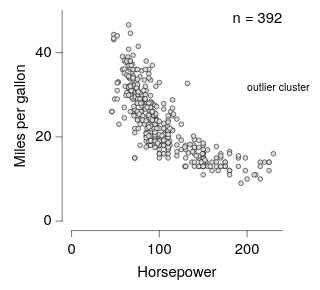

Vega-Lite specification stored for this chart:
### Vega-Lite specification from a JSON file in a GitHub repository (floating-point values rounded to 4 significant figures; data arrays with more than 128 entries replaced by an {"elided": "..."} marker saying what was removed)
{"background": null, "config": {"arc": {"fill": "#DBDBDB", "fillOpacity": 1.0, "innerRadius": 25.0, "padAngle": 0.03, "stroke": "black", "strokeOpacity": 1, "strokeWidth": 0.25}, "area": {"fill": "#DBDBDB", "fillOpacity": 1.0, "stroke": "black", "strokeOpacity": 1, "strokeWidth": 0.25}, "axis": {"domain": true, "domainCap": "round", "domainColor": "black", "domainWidth": 0.25, "grid": false, "gridCap": "round", "gridColor": "#F1F1F1", "gridDash": [0, 0], "gridOpacity": 1.0, "gridWidth": 0.25, "labelColor": "black", "labelFont": "Helvetica Neue", "labelFontSize": 7, "labelFontStyle": "normal", "labelFontWeight": 400, "offset": 4.5, "ticks": true, "tickCap": "round", "tickColor": "black", "tickRound": false, "tickSize": 3, "tickWidth": 0.25, "titleColor": "black", "titleFont": "Helvetica Neue", "titleFontSize": 7, "titleFontStyle": "normal", "titleFontWeight": 400}, "axisX": {"domain": true, "labelAlign": "center", "labelAngle": 0, "labels": true, "ticks": true, "translate": 0}, "axisY": {"domain": true, "labelAlign": "right", "labelAngle": 0, "labels": true, "ticks": true, "translate": 0}, "axisRight": {"domain": true, "labelAlign": "left", "labelAngle": 0, "labels": true, "ticks": true, "translate": 0}, "axisTop": {"domain": true, "labelAlign": "center", "labelAngle": 0, "labels": true, "ticks": true, "translate": 0}, "axisBand": {"tickOffset": 0}, "bar": {"fill": "#DBDBDB", "fillOpacity": 1.0, "stroke": "black", "strokeOpacity": 1, "strokeWidth": 0.25}, "boxplot": {"size": 9.0, "ticks": {"cornerRadius": 0.25, "fill": "black", "size": 4.5, "thickness": 0.25}, "box": {"fillOpacity": 1.0, "stroke": "black", "strokeOpacity": 1, "strokeWidth": 0.25}, "median": {"fill": "black", "fillOpacity": 1.0, "size": 9.0, "thickness": 0.25}, "rule": {"fill": "black", "fillOpacity": 1.0, "size": 10.0, "stroke": "black", "strokeDash": [0, 0], "strokeOpacity": 1, "strokeWidth": 0.25}, "outliers": {"color": "black", "fill": "black", "fillOpacity": 1.0, "size": 0, "stroke": "black", "strokeOpacity": 1, "strokeWidth": 0.25}}, "circle": {"fill": "black", "fillOpacity": 1.0, "size": 0.5, "stroke": null, "strokeOpacity": 1, "strokeWidth": 0.25}, "errorband": {"band": {"fillOpacity": 0.6, "stroke": null, "strokeWidth": 0.25, "strokeOpacity": 1}, "borders": {"opacity": 0, "strokeOpacity": 0.25, "strokeWidth": 1}}, "errorbar": {"opacity": 1, "rule": {"strokeDash": [0, 0], "strokeWidth": 0.25}, "ticks": {"color": "black", "cornerRadius": 0.125, "opacity": 1, "size": 6.0, "thickness": 0.25}, "thickness": 0.25}, "font": "Helvetica Neue", "geoshape": {"fill": "#DBDBDB", "fillOpacity": 1.0, "stroke": "black", "strokeOpacity": 1, "strokeWidth": 0.25}, "header": {"labelColor": "black", "labelFont": "Helvetica Neue", "labelFontSize": 7, "labelFontStyle": "normal", "labelFontWeight": 400, "titleColor": "black", "titleFont": "Helvetica Neue", "titleFontSize": 7, "titleFontStyle": "normal", "titleFontWeight": 400, "titlePadding": 0}, "legend": {"disable": false, "offset": 4.5, "gradientLength": 50.0, "gradientThickness": 5.0, "gradientOpacity": 1.0, "gradientStrokeColor": "black", "gradientStrokeWidth": 0.25, "labelColor": "black", "labelFont": "Helvetica Neue", "labelFontSize": 7, "labelFontStyle": "normal", "labelFontWeight": 400, "strokeColor": "black", "strokeWidth": 0, "symbolSize": 42, "symbolStrokeColor": "black", "symbolStrokeWidth": 0.25, "titleColor": "black", "titleFont": "Helvetica Neue", "titleFontSize": 7, "titleFontStyle": "normal", "titleFontWeight": 400}, "line": {"color": "black", "stroke": "black", "strokeCap": "round", "strokeDash": [0, 0], "strokeOpacity": 1, "strokeWidth": 0.375}, "point": {"filled": true, "fill": "#DBDBDB", "fillOpacity": 1.0, "size": 5.0, "stroke": "black", "strokeOpacity": 1, "strokeWidth": 0.25}, "range": {"category": ["#C6D9F1", "#F1C9CB", "#FEF0B9", "#CEE37A", "#7AA8E0", "#E589A3", "#FDDD5D", "#68B961", "#4177B1", "#C35082", "#E5C227", "#438156"], "diverging": {"scheme": ["#C35082", "#CE6D94", "#D989A7", "#E2A4BA", "#EABFCE", "#F1DBE2", "#F6F6F6", "#D7E0EB", "#B9CBE0", "#9BB6D5", "#7DA1C9", "#5F8CBD", "#4177B1"]}, "heatmap": {"scheme": ["#DFE9F7", "#C6D9F1", "#ADC8EC", "#94B8E6", "#7AA8E0", "#6097DA", "#4D87CA", "#4177B1", "#386898", "#2F597F", "#264A69", "#1D3A58"]}, "ordinal": {"scheme": ["#F1F1F1", "#DBDBDB", "#C6C6C6", "#B2B2B2", "#9D9D9D", "#898989", "#767676", "#636363", "#515151", "#404040", "#2F2F2F", "#1F1F1F"]}, "ramp": {"scheme": ["#DFE9F7", "#C6D9F1", "#ADC8EC", "#94B8E6", "#7AA8E0", "#6097DA", "#4D87CA", "#4177B1", "#386898", "#2F597F", "#264A69", "#1D3A58"]}}, "rule": {"color": "black", "stroke": "black", "strokeCap": "round", "strokeDash": [2, 2], "strokeOpacity": 1, "strokeWidth": 0.25}, "scale": {"bandPaddingInner": 0.1, "bandPaddingOuter": 0.1, "round": false}, "rect": {"fill": "#DBDBDB", "fillOpacity": 1.0, "stroke": "black", "strokeOpacity": 1, "strokeWidth": 0.25}, "square": {"fill": "#DBDBDB", "fillOpacity": 1.0, "size": 10.0, "stroke": "black", "strokeOpacity": 1, "strokeWidth": 0.25}, "text": {"color": "black", "font": "Helvetica Neue", "fontSize": 7, "fontStyle": "normal", "fontWeight": 400}, "title": {"anchor": "middle", "frame": "group", "color": "black", "font": "Helvetica Neue", "fontSize": 7, "fontStyle": "normal", "fontWeight": 400, "subtitleColor": "black", "subtitleFont": "Helvetica Neue", "subtitleFontSize": "Helvetica Neue", "subtitleFontStyle": "normal", "subtitleFontWeight": 400}, "view": {"continuousWidth": 100, "continuousHeight": 100, "discreteWidth": 100, "discreteHeight": 100, "fill": null, "stroke": null, "strokeWidth": 0.25}}, "layer": [{"data": {"name": "data-7285c4e2e195e5a75737a34913199f5f"}, "mark": {"type": "point"}, "encoding": {"x": {"field": "Horsepower", "type": "quantitative"}, "y": {"field": "Miles_per_Gallon", "title": "Miles per gallon", "type": "quantitative"}}}, {"data": {"values": [{"__dysonsphere__": 1}]}, "mark": {"type": "text", "align": "right", "angle": 0, "baseline": "top", "dx": 0, "dy": 0, "opacity": 1.0}, "encoding": {"text": {"value": "n = 392"}, "x": {"value": 100}, "y": {"value": 0}}}, {"data": {"values": [{"__dysonsphere__": 1}]}, "mark": {"type": "text", "align": "left", "angle": 0, "baseline": "middle", "dx": 0, "dy": 0, "fontSize": 5, "opacity": 1.0}, "encoding": {"text": {"value": "outlier cluster"}, "x": {"datum": 200.0}, "y": {"datum": 32.0}}}], "$schema": "https://vega.github.io/schema/vega-lite/v6.4.1.json", "datasets": {"data-7285c4e2e195e5a75737a34913199f5f": {"elided": "392 records"}}}
